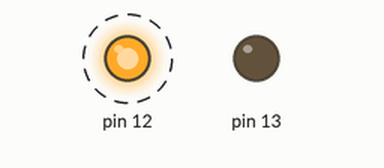
A sketch run on a simulated Arduino Uno, built with avr-gcc and run on an emulated ATmega328P. Parts: output pins drawn as LEDs (lit = HIGH). Dashed ring = blinking.

Above: at 0.5 s.
Timing chart, 0 to 4.6 s (numbered marks = the images above):
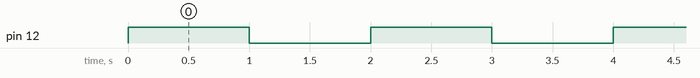

The sketch:

ControlDelMotorConArduino-L298N_Pag78_.ino
```cpp
 /* TRANSCRITO POR GUSTAVO JARRO CALLIZAYA*/
 /*DEL*/
 /*TEXTO: ROBOTICA CON ARDUINO 1 (SECUNDARIA COMUNITARIA PRODUCTIVA
 * ) "TECHHOME"*/
  /* PRACTICA: CONTROL DEL MOTOR CON ARDUINO Y L298N
   *  PAGINA 78 DEL TEXTO*   */
void setup() {
  // put your setup code here, to run once:
pinMode(12, OUTPUT);
pinMode(13, OUTPUT);

}

void loop() {
  // put your main code here, to run repeatedly:
digitalWrite(12, HIGH);
digitalWrite(13, LOW);
delay(1000);
digitalWrite(12, LOW);
digitalWrite(13, LOW);
delay(1000);
}
```

Measured:
- by itself, pin 12: alternates HIGH for 1.0 s and LOW for 1.0 s
